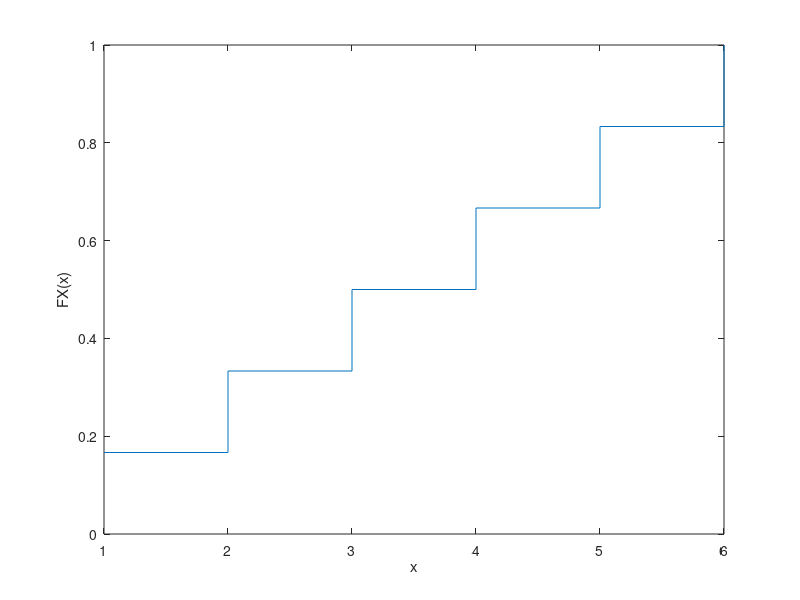

The MATLAB script that drew this image:
xi = 1:6;
p = ones(1,6)/6;

%Funcao massa de probabilidade
stem(xi,p), xlabel('x'), ylabel('px(x)');

%Funcao de distribuicao acumulada
p = cumsum(p);
stairs(xi,p), xlabel('x'), ylabel('FX(x)');